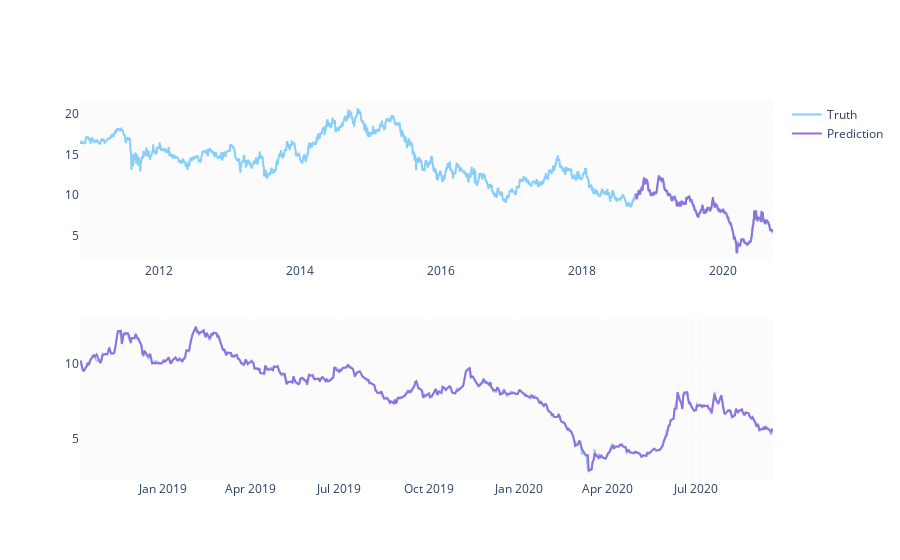

The notebook cell this image was saved under:
### Code cell
predicted_prices = df.loc[test_split_idx+1:].copy()
predicted_prices['Otwarcie'] = y_pred

fig = make_subplots(rows=2, cols=1)
fig.add_trace(go.Scatter(x=df.Data, y=df.Otwarcie,
                        name='Truth',
                        marker_color='LightSkyBlue'), row=1, col=1)

fig.add_trace(go.Scatter(x=predicted_prices.Data,
                        y=predicted_prices.Otwarcie,
                        name='Prediction',
                        marker_color='MediumPurple'), row=1, col=1)

fig.add_trace(go.Scatter(x=predicted_prices.Data,
                        y=y_test,
                        name='Truth',
                        marker_color='LightSkyBlue',
                        showlegend=False), row=2, col=1)

fig.add_trace(go.Scatter(x=predicted_prices.Data,
                        y=y_pred,
                        name='Prediction',
                        marker_color='MediumPurple',
                        showlegend=False), row=2, col=1)

fig.show()

### Figure 1 — Plotly figure (JSON) as saved in the notebook; plotly's stock layout.template omitted (floating-point values rounded to 4 significant figures; data arrays with more than 128 entries replaced by an {"elided": "..."} marker saying what was removed)
{"data": [{"marker": {"color": "LightSkyBlue"}, "name": "Truth", "type": "scatter", "x": {"elided": "2462 str values"}, "xaxis": "x", "y": {"elided": "2462 float values"}, "yaxis": "y"}, {"marker": {"color": "MediumPurple"}, "name": "Prediction", "type": "scatter", "x": {"elided": "492 str values"}, "xaxis": "x", "y": {"elided": "492 float values"}, "yaxis": "y"}, {"marker": {"color": "LightSkyBlue"}, "name": "Truth", "showlegend": false, "type": "scatter", "x": {"elided": "492 str values"}, "xaxis": "x2", "y": {"elided": "492 float values"}, "yaxis": "y2"}, {"marker": {"color": "MediumPurple"}, "name": "Prediction", "showlegend": false, "type": "scatter", "x": {"elided": "492 str values"}, "xaxis": "x2", "y": {"elided": "492 float values"}, "yaxis": "y2"}], "layout": {"xaxis": {"anchor": "y", "domain": [0, 1]}, "xaxis2": {"anchor": "y2", "domain": [0, 1]}, "yaxis": {"anchor": "x", "domain": [0.575, 1]}, "yaxis2": {"anchor": "x2", "domain": [0, 0.425]}}}
